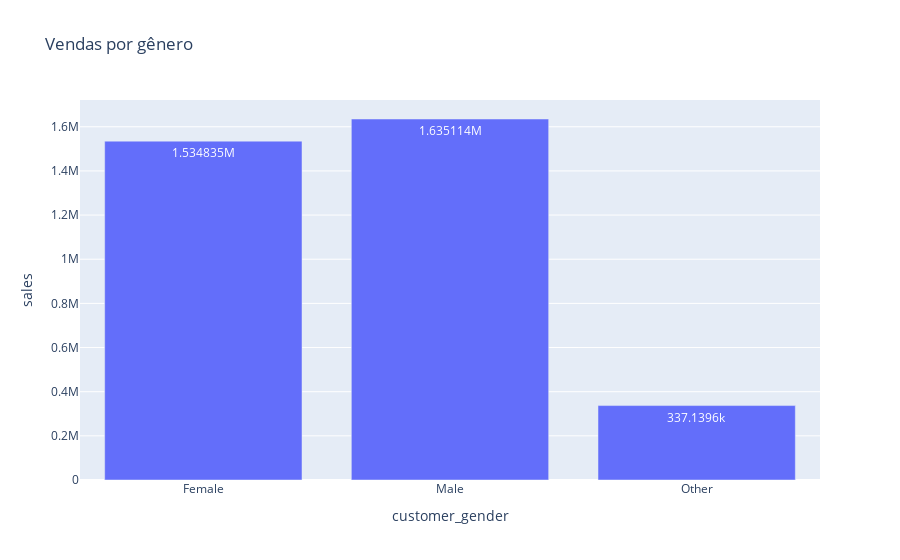

Write notebook code for a chart like this one.
### Code cell
# Analisar vendas por gênero
tabela_genero_vendas = tabela.groupby("customer_gender")["sales"].sum().reset_index()

# Criar gráficos de barras
grafico_barras_genero = px.bar(tabela_genero_vendas, x="customer_gender", y="sales", title="Vendas por gênero", text_auto=True)
grafico_barras_genero.show()

### Figure 1 — Plotly figure (JSON) as saved in the notebook; plotly's stock layout.template omitted (floating-point values rounded to 4 significant figures)
{"data": [{"alignmentgroup": "True", "hovertemplate": "customer_gender=%{x}<br>sales=%{y}<extra></extra>", "legendgroup": "", "marker": {"color": "#636efa", "pattern": {"shape": ""}}, "name": "", "offsetgroup": "", "orientation": "v", "showlegend": false, "textposition": "auto", "texttemplate": "%{y}", "type": "bar", "x": ["Female", "Male", "Other"], "xaxis": "x", "y": [1535000.0, 1635000.0, 337100.0], "yaxis": "y"}], "layout": {"barmode": "relative", "legend": {"tracegroupgap": 0}, "title": {"text": "Vendas por gênero"}, "xaxis": {"anchor": "y", "domain": [0, 1], "title": {"text": "customer_gender"}}, "yaxis": {"anchor": "x", "domain": [0, 1], "title": {"text": "sales"}}}}
